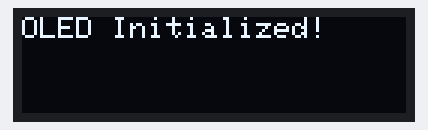
Simulated run of this sketch. Board: ESP32. Parts: 128×32 one-colour display. Random numbers use the default seed unless the sketch sets one.

Above: at 0.1 s.
At 1.1 s:
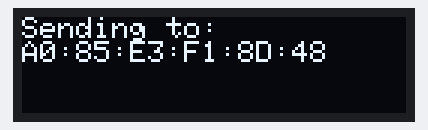
At 10.7 s:
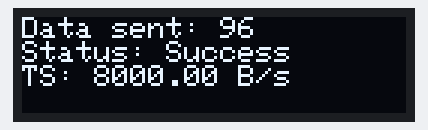
At 18.7 s:
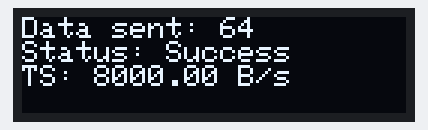
At 26.8 s:
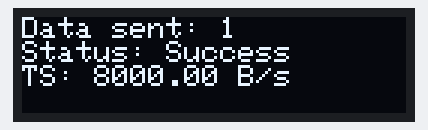
At 34.9 s:
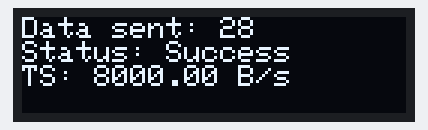

Measured:
- what the display in image 1 shows lasts 1.5 s, from 1.1 s to 2.6 s
- what the display in image 2 shows lasts 2.5 s, from 10.6 s to 13.1 s

The sketch:

sender.ino
```cpp
#include <Wire.h>
#include <WiFi.h>
#include <esp_now.h>
#include <Adafruit_GFX.h>
#include <Adafruit_SSD1306.h>

#define SCREEN_WIDTH 128
#define SCREEN_HEIGHT 32
#define OLED_RESET -1
#define SCREEN_ADDRESS 0x3C
Adafruit_SSD1306 display(SCREEN_WIDTH, SCREEN_HEIGHT, &Wire, OLED_RESET);

// Receiver MAC
uint8_t slaveAddress[] = { 0xa0, 0x85, 0xe3, 0xf1, 0x8d, 0x48 };

typedef struct struct_message {
  char msg[32];
} struct_message;

struct_message messageToSend;

volatile bool dataSent = false;
volatile esp_now_send_status_t lastStatus;
unsigned long startTime, endTime;

void OnDataSent(const uint8_t *mac_addr, esp_now_send_status_t status) {
  lastStatus = status;
  endTime = millis();
  dataSent = true;
}

void setup() {
  Serial.begin(115200);
  Wire.begin(8, 9);

  if (!display.begin(SSD1306_SWITCHCAPVCC, SCREEN_ADDRESS)) {
    Serial.println("OLED failed");
    for (;;);
  }

  display.clearDisplay();
  display.setTextSize(1);
  display.setTextColor(SSD1306_WHITE);
  display.setCursor(0, 0);
  display.println("OLED Initialized!");
  display.display();
  delay(1000);

  WiFi.mode(WIFI_STA);
  if (esp_now_init() != ESP_OK) {
    Serial.println("ESP-NOW init failed");
    return;
  }

  esp_now_register_send_cb(OnDataSent);

  esp_now_peer_info_t peerInfo = {};
  memcpy(peerInfo.peer_addr, slaveAddress, 6);
  peerInfo.channel = 0;
  peerInfo.encrypt = false;
  esp_now_add_peer(&peerInfo);

  randomSeed(analogRead(0));
}

void loop() {
  int randomValue = random(1, 101);
  snprintf(messageToSend.msg, sizeof(messageToSend.msg), "%d", randomValue);

  // Screen 1: MAC address
  display.clearDisplay();
  display.setCursor(0, 0);
  display.println("Sending to:");
  char macStr[18];
  snprintf(macStr, sizeof(macStr), "%02X:%02X:%02X:%02X:%02X:%02X",
           slaveAddress[0], slaveAddress[1], slaveAddress[2],
           slaveAddress[3], slaveAddress[4], slaveAddress[5]);
  display.println(macStr);
  display.display();
  delay(1500);

  dataSent = false;
  startTime = millis();
  esp_now_send(slaveAddress, (uint8_t *)&messageToSend, sizeof(messageToSend));

  while (!dataSent) delay(1);

  float durationSec = (endTime - startTime) / 1000.0;
  float speed = sizeof(messageToSend) / durationSec;

  // Screen 2: Data, Status, Speed
  display.clearDisplay();
  display.setCursor(0, 0);
  display.print("Data sent: ");
  display.println(messageToSend.msg);
  display.print("Status: ");
  display.println(lastStatus == ESP_NOW_SEND_SUCCESS ? "Success" : "Fail");
  display.print("TS: ");
  display.print(speed, 2);
  display.println(" B/s");
  display.display();
  delay(2500);
}
```
